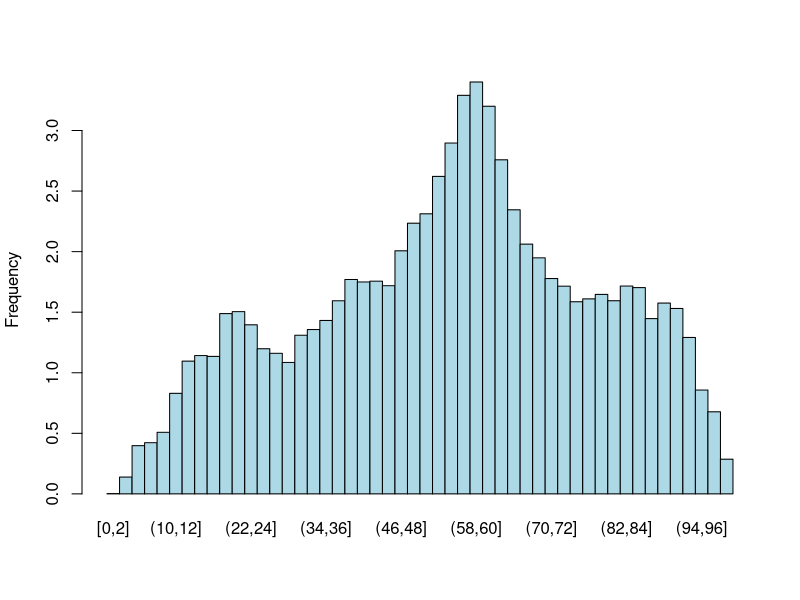
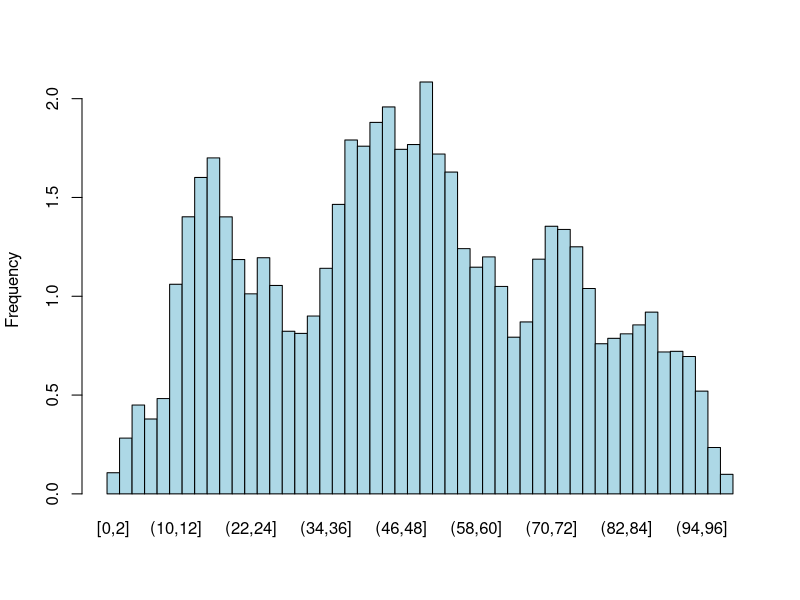

Recreate these plots in R, in order. (Note: this script raises an error after producing the figures.)
library(dplyr)
library(openxlsx)
library(gplots)
library(ggplot2)

answers <- read.csv(file = 'myapp/data/RQ1_corrected_scaled.csv', header = TRUE)
all.answers <- answers %>% filter(QUES2SURV_METHOD == "classic" & ANS2SURV_ANSWERED == 1)
number.scenarios <- nrow(as.data.frame(table(all.answers$QUES_ID)))
scenarios <- as.data.frame(table(all.answers$QUES_ID))


#x.daten <- data.frame(ACCID = numeric(),
#                      x.scale = numeric(),
#                      x.value = numeric())

#y.daten <- data.frame(ACCID = numeric(),
#                      y.scale = numeric(),
#                      y.value = numeric())

for (anz in 1:1){#number.scenarios) {
  
  actualscenario <- as.vector(scenarios[anz, 1])
  print(actualscenario)
  scentext <- (paste0("Scenario ", actualscenario))
  actual.df <- answers %>% filter(QUES2SURV_METHOD == "classic" & ANS2SURV_ANSWERED == 1 & QUES_ID == actualscenario)
  numberofanswers <- nrow(actual.df)
  
  user_data <- data.frame(
    user_id = actual.df[,"ACC2SURV_ACCID"],
    x.min_range = actual.df[,"scaled_X1"],
    x.max_range = actual.df[,"scaled_X2"],
    x.distance = actual.df[,"scaled_uncertainty_X"],
    y.min_range = actual.df[,"scaled_Y1"],
    y.max_range = actual.df[,"scaled_Y2"],
    y.distance = actual.df[,"scaled_uncertainty_Y"]
  )
  x.df_all <- data.frame(x.scale = numeric(), x.value = numeric())
  y.df_all <- data.frame(y.scale = numeric(), y.value = numeric())
  user_data <- user_data %>%  mutate(x.normalized_range = 1 - (x.max_range - x.min_range) / 100)
  user_data <- user_data %>%  mutate(y.normalized_range = 1 - (y.max_range - y.min_range) / 100)
  x.total_normalized_range <- sum(user_data$x.normalized_range)
  y.total_normalized_range <- sum(user_data$y.normalized_range)
  user_data <- user_data %>%  mutate(x.weight = x.normalized_range / x.total_normalized_range)
  user_data <- user_data %>%  mutate(y.weight = y.normalized_range / y.total_normalized_range)
  
  for (i in 1:numberofanswers){
    ACCID <- actual.df[i,"ACC2SURV_ACCID"]
    x.normalized_range_user <- (1 - (actual.df[i,"scaled_X2"] - actual.df[i,"scaled_X1"]) / 100)
    y.normalized_range_user <- (1 - (actual.df[i,"scaled_Y2"] - actual.df[i,"scaled_Y1"]) / 100)
    actualmin.x <- actual.df[i,"scaled_X1"]
    actualmax.x <- actual.df[i,"scaled_X2"]
    actualmin.y <- actual.df[i,"scaled_Y1"]
    actualmax.y <- actual.df[i,"scaled_Y2"]
    weight.actualvaluex <- actualmin.x
    weight.actualvaluey <- actualmin.y
    x.values <- seq(from = 0, to = 100, by = 0.25)
    y.values <- seq(from = 0, to = 100, by = 0.25)
    x.df_prod <- data.frame(x.scale = x.values, x.value = 0)
    y.df_prod <- data.frame(y.scale = y.values, y.value = 0)
    x.df_prod <- x.df_prod[order(x.df_prod$x.scale), , drop = FALSE]
    y.df_prod <- y.df_prod[order(y.df_prod$y.scale), , drop = FALSE]
    
    while (weight.actualvaluex <= actualmax.x) {
      index <- which(x.df_prod$x.scale == weight.actualvaluex)
      x.df_prod$x.value[index] <- user_data$x.weight[i]
      weight.actualvaluex <- weight.actualvaluex + 0.25
    }
    
    x.df_all <- rbind(x.df_all, x.df_prod)
  
  while (weight.actualvaluey <= actualmax.y) {
    index <- which(y.df_prod$y.scale == weight.actualvaluey)
    y.df_prod$y.value[index] <- user_data$y.weight[i]
    weight.actualvaluey <- weight.actualvaluey + 0.25
  }
  
  y.df_all <- rbind(y.df_all, y.df_prod)
  }
  
  grouped_x.daten <- x.df_all %>% group_by(x.scale)
  x.summary_df <- grouped_x.daten %>% summarise(x.Sum = sum(x.value))
  x.summary_df <- x.summary_df %>% mutate(x.Wahrs = x.Sum / sum(x.Sum))
  
  x.summary_df <- x.summary_df %>% mutate(x.Histo = x.Wahrs * numberofanswers)
  
  print(x.summary_df)
  
  x.grouped <- aggregate(x.summary_df$x.Sum, by = list(Group = cut(x.summary_df$x.scale, breaks = seq(0, 100, by = 2), include.lowest = TRUE)), FUN = sum)
  
  print(x.grouped)
  
  grouped_y.daten <- y.df_all %>% group_by(y.scale)
  y.summary_df <- grouped_y.daten %>% summarise(y.Sum = sum(y.value))
  y.summary_df <- y.summary_df %>%
    mutate(y.Wahrs = y.Sum / sum(y.Sum))
  
  y.summary_df <- y.summary_df %>%
    mutate(y.Histo = y.Wahrs * numberofanswers)
  
  print(y.summary_df)
  
  y.grouped <- aggregate(y.summary_df$y.Sum, by = list(Group = cut(y.summary_df$y.scale, breaks = seq(0, 100, by = 2), include.lowest = TRUE)), FUN = sum)
  
  print(y.grouped)
  
  filetitleImpact <- (paste0("myapp/pictures/100_histogramms_weightgraphical/",scentext,"- Impact_axis.png"))
  filetitleOcc <- (paste0("myapp/pictures/100_histogramms_weightgraphical/",scentext,"- Occurrence_axis.png"))
  
  
  #barplot(grouped$x, names.arg = grouped$Group, main = "Histogramm", xlab = "X-Skala", ylab = "Summierte Y-Werte")
  
  #barplot(summary_df$Histo, names.arg = summary_df$scale, main = "Histogramm", xlab = "X-Skala", ylab = "Summierte Y-Werte")
  
  #barplot(grouped$x, names.arg = grouped$Group, main = "Histogramm", xlab = "X-Skala", ylab = "Summierte Y-Werte", space = 0)
  
  
  # Definiere die gewünschten Skalenwerte für die X-Achse
  
  
  # Erstelle das Barplot mit manuell überschriebener X-Skala
  
  
  # Erstelle das Barplot mit manuell überschriebener X-Skala und beibehaltener Y-Skala
  
  #barplot(grouped$x, names.arg = x_scale_labels, main = "", xlab = "", ylab = "weighted Frequency", space = 0, col = "lightblue")
  png(file=filetitleImpact,width=1500, height=1000, res=150)
  barplot(x.grouped$x, names.arg = x.grouped$Group, main = "", xlab = "", ylab = "Frequency", space = 0, col = "lightblue")# xaxt = "n")
  dev.off()
  
  png(file=filetitleOcc,width=1500, height=1000, res=150)
  barplot(y.grouped$x, names.arg = y.grouped$Group, main = "", xlab = "", ylab = "Frequency", space = 0, col = "lightblue")#, xaxt = "n")
  dev.off()
  
  print(sum(x.summary_df$x.Wahrs))
  print(mittelwert <- mean(x.summary_df$x.Wahrs))
  ergebnis <- apply(x.summary_df[, c("x.scale", "x.Wahrs")], MARGIN = 1, FUN = prod)
  print(sum(ergebnis))
  

  # Angenommen, deine Tabelle heißt x.summary_df und hat die Spalten x.scale, x.Sum und x.Wahrs
  
  # 10 Millionen Ziehungen simulieren
  simulations <- sample(x.summary_df$x.scale, size = 500000000, replace = TRUE, prob = x.summary_df$x.Wahrs)
  
  # Mittelwert berechnen
  mean_value <- mean(simulations)
  
  # Median berechnen
  median_value <- median(simulations)
  
  # Erstes Quartil (Q1) berechnen
  q1 <- quantile(simulations, 0.25)
  
  # Drittes Quartil (Q3) berechnen
  q3 <- quantile(simulations, 0.75)
  
  # Interquartilbereich (IQR) berechnen
  iqr_value <- IQR(simulations)
  
  # Standardabweichung berechnen
  standard_deviation <- sd(simulations)
  
  # Ergebnisse ausgeben
  cat("Mittelwert:", mean_value, "\n")
  cat("Median:", median_value, "\n")
  cat("Q1:", q1, "\n")
  cat("Q3:", q3, "\n")
  cat("IQR:", iqr_value, "\n")
  cat("Standardabweichung:", standard_deviation, "\n")
  

 
  
  
}
